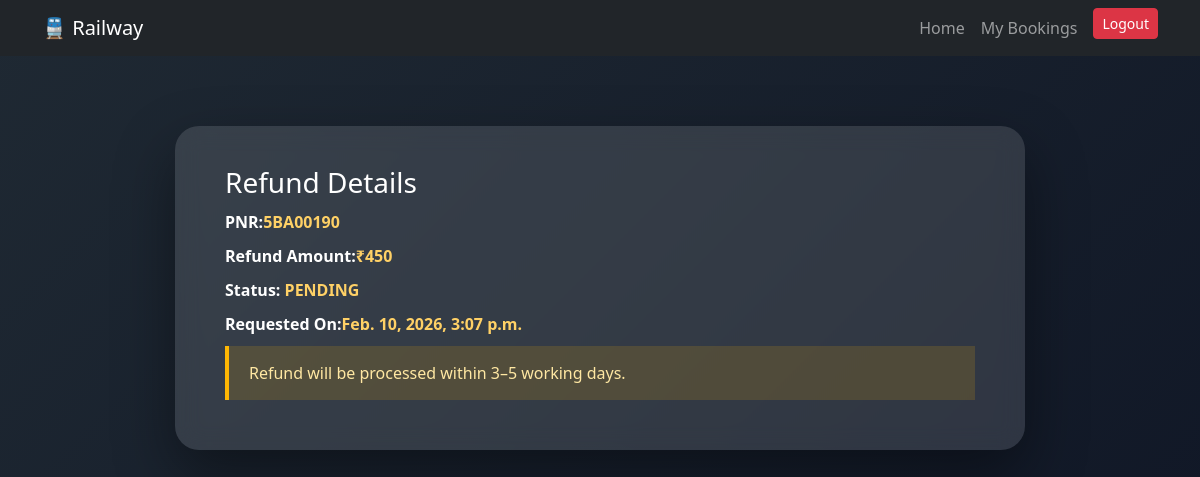
/train/booking/39/refund/ (signed in), run on the app's committed database.
### train/models.py (models this page shows, shortened)
class Refund(models.Model):
    REFUND_STATUS = [
        ('PENDING', 'Pending'),
        ('COMPLETED', 'Completed'),
        ('FAILED', 'Failed'),
    ]
    booking = models.OneToOneField(Booking, on_delete=models.CASCADE)
    refund_amount = models.IntegerField()
    refund_status = models.CharField(
        max_length=20,
        choices=REFUND_STATUS,
        default='PENDING'
    )
    requested_at = models.DateTimeField(auto_now_add=True)

class Booking(models.Model):
    STATUS_CHOICES=[
        ('Pending', 'Pending'),
        ('CONFIRMED','Confirmed'),
        ('CANCELLED','Cancelled'),
    ]
    user=models.ForeignKey(User,on_delete=models.CASCADE)
    Train=models.ForeignKey(Train,on_delete=models.CASCADE)
    Journey_Date=models.DateField()
    Number_of_seats=models.IntegerField()
    Seat_number=models.CharField(max_length=20)
    Booking_status=models.CharField(
        max_length=20,
        choices=STATUS_CHOICES,
        default='Pending'
    )
    Booking_date=models.DateTimeField(auto_now_add=True)
    pnr=models.CharField(max_length=20,unique=True)

### train/views.py (the view)
# urls.py: path('booking/<int:booking_id>/refund/', views.refund_status, name='refund_status'),
@login_required
def refund_status(request, booking_id):
    booking = get_object_or_404(Booking, id=booking_id, user=request.user)
    refund = get_object_or_404(Refund, booking=booking)
    return render(request, 'train/refund_status.html', {
        'booking': booking,
        'refund': refund
    })

### train/templates/train/refund_status.html (shortened to what this page needs)
<!DOCTYPE html>
<html lang="en">
<head>
</head>
<body>
    {% extends 'train/base.html' %}
{% block content %}
<div class="refund-wow">
    <h3>Refund Details</h3>
    <p><strong>PNR:</strong><span class="refund-highlight">{{ refund.booking.pnr }}</span></p>
    <p><strong>Refund Amount:</strong><span class="refund-highlight">₹{{ refund.refund_amount }}</span></span><p>
    <p><strong>Status:</strong> <span class="refund-highlight">{{ refund.refund_status }}</span></p>
    <p><strong>Requested On:</strong><span class="refund-highlight">{{ refund.requested_at }}</span></p>
    {% if refund.refund_status == "PENDING" %}
        <p class="refund-note">
            Refund will be processed within 3–5 working days.
        </p>
    {% else %}
        <p class="text-success">
            Refund completed successfully.
        </p>
    {% endif %}
</div>
{% endblock %}

### train/templates/train/refund_status.html (style rules this page uses)
body { background: linear-gradient(135deg, #1f2933, #111827); }
.refund-wow { max-width: 850px; margin: 70px auto; padding: 40px 50px; background: rgba(255, 255, 255, 0.12); backdrop-filter: blur(12px); border-radius: 24px; box-shadow: 0 25px 60px rgba(0,0,0,0.4); color: #ffffff; animation: fadeSlide 0.9s ease; }
.refund-wow p { font-size: 16px; margin: 10px 0; }
.refund-highlight { font-weight: bold; color: #ffd166; }
.refund-note { margin-top: 25px; padding: 15px 20px; border-left: 4px solid #ffb703; background: rgba(255, 183, 3, 0.15); font-size: 15px; color: #ffe8a3; }

### data on the page
Refund: booking.pnr "5BA00190", refund_amount "450", refund_status "PENDING", requested_at "Feb. 10, 2026, 3:07 p.m."
